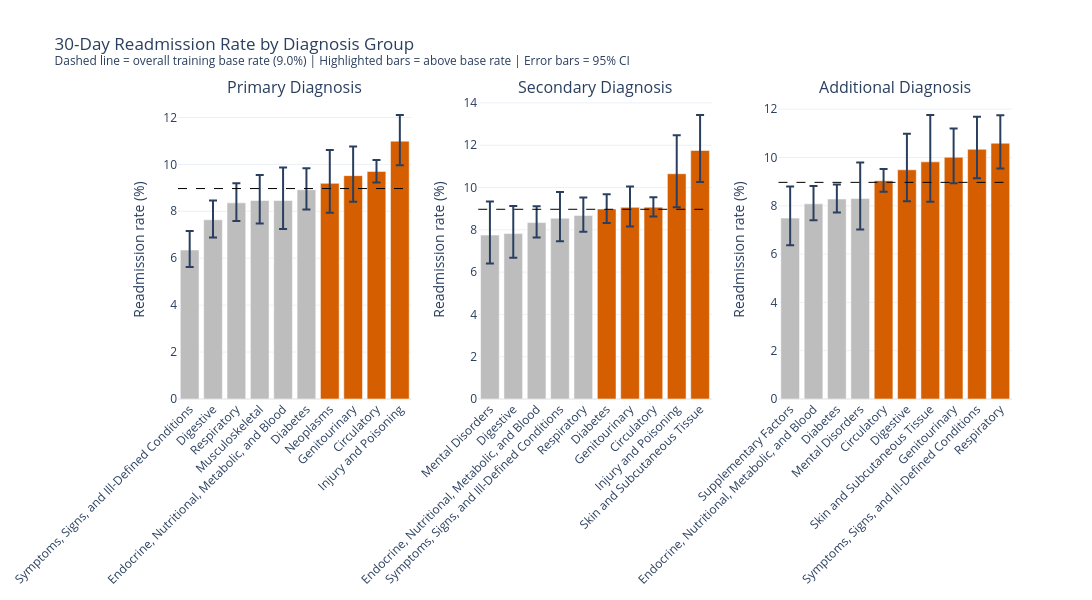

Notebook code for this chart:
### Markdown cell above
**Explanation / key finding:** Plots common categories with more than 200 observations and their confidence intervals. The display filters smaller groups, so it does not represent every category or constitute a fairness audit.

### Code cell
# Plot diag columns

fig = make_subplots(
    rows=1,
    cols=3,
    subplot_titles=[
        "Primary Diagnosis",
        "Secondary Diagnosis",
        "Additional Diagnosis"
    ],
    horizontal_spacing=0.08
)

for i, col in enumerate(diag_cols):

    # Get the 10 most common categories
    table = rate_table(col).head(10).reset_index()

    # Only show categories with more than 200 observations
    table = table[table["n"] > 200].copy()
    # Sort from highest to lowest readmission rate
    table = table.sort_values(
        "readmit_rate_pct",
        ascending=True
    ).reset_index(drop=True)

    # Calculate 95% Wilson confidence intervals
    ci = table.apply(
        lambda row: wilson_ci(
            row["positives"],
            row["n"]
        ),
        axis=1
    )

    table["ci_low"] = [x[0] for x in ci]
    table["ci_high"] = [x[1] for x in ci]

    # Error bar lengths
    table["error_low"] = (
        table["readmit_rate_pct"] - table["ci_low"]
    )

    table["error_high"] = (
        table["ci_high"] - table["readmit_rate_pct"]
    )

    # Highlight categories above base rate
    colors = [
        "#D55E00" if rate > base_rate else "#BDBDBD"
        for rate in table["readmit_rate_pct"]
    ]

    # Add bar chart
    fig.add_trace(
        go.Bar(
            x=table[col].astype(str),
            y=table["readmit_rate_pct"],
            marker_color=colors,

            error_y=dict(
                type="data",
                symmetric=False,
                array=table["error_high"],
                arrayminus=table["error_low"],
                visible=True
            ),

            customdata=np.stack(
                (
                    table["n"],
                    table["ci_low"],
                    table["ci_high"]
                ),
                axis=-1
            ),

            hovertemplate=(
                "Diagnosis: %{x}<br>"
                "N: %{customdata[0]:,.0f}<br>"
                "Readmission rate: %{y:.1f}%<br>"
                "95% CI: %{customdata[1]:.1f}%–%{customdata[2]:.1f}%"
                "<extra></extra>"
            ),

            showlegend=False
        ),
        row=1,
        col=i + 1
    )

    # Overall base rate
    fig.add_hline(
        y=base_rate,
        line_dash="dash",
        line_color="black",
        line_width=1,
        row=1,
        col=i + 1
    )

    fig.update_yaxes(
        title_text="Readmission rate (%)",
        row=1,
        col=i + 1
    )

    fig.update_xaxes(
        tickangle=-45,
        row=1,
        col=i + 1
    )


fig.update_layout(
    title=(
        "30-Day Readmission Rate by Diagnosis Group"
        f"<br><sup>Dashed line = overall training base rate ({base_rate:.1f}%) | "
        "Highlighted bars = above base rate | Error bars = 95% CI</sup>"
    ),
    template="plotly_white",
    height=600,
    width=1400
)

# Save as PNG
fig.write_image(
    "reports/figures/diagnosis_readmission_rates.png",
    width=1400,
    height=600,
    scale=2
)

fig.show()

### Figure 1 — Plotly figure (JSON) as saved in the notebook; plotly's stock layout.template omitted (floating-point values rounded to 4 significant figures)
{"data": [{"customdata": [[3843.0, 5.621, 7.165], [4400.0, 6.888, 8.459], [4596.0, 7.589, 9.19], [2791.0, 7.48, 9.546], [1737.0, 7.244, 9.865], [4047.0, 8.081, 9.838], [1795.0, 7.941, 10.62], [2374.0, 8.404, 10.77], [14890.0, 9.231, 10.18], [3276.0, 9.963, 12.11]], "error_y": {"array": [0.8146, 0.8186, 0.8303, 1.086, 1.405, 0.9178, 1.427, 1.247, 0.4815, 1.116], "arrayminus": [0.729, 0.7519, 0.7706, 0.9802, 1.216, 0.8395, 1.249, 1.116, 0.4691, 1.027], "symmetric": false, "type": "data", "visible": true}, "hovertemplate": "Diagnosis: %{x}<br>N: %{customdata[0]:,.0f}<br>Readmission rate: %{y:.1f}%<br>95% CI: %{customdata[1]:.1f}%–%{customdata[2]:.1f}%<extra></extra>", "marker": {"color": ["#BDBDBD", "#BDBDBD", "#BDBDBD", "#BDBDBD", "#BDBDBD", "#BDBDBD", "#D55E00", "#D55E00", "#D55E00", "#D55E00"]}, "showlegend": false, "type": "bar", "x": ["Symptoms, Signs, and Ill-Defined Conditions", "Digestive", "Respiratory", "Musculoskeletal", "Endocrine, Nutritional, Metabolic, and Blood", "Diabetes", "Neoplasms", "Genitourinary", "Circulatory", "Injury and Poisoning"], "xaxis": "x", "y": [6.35, 7.64, 8.36, 8.46, 8.46, 8.92, 9.19, 9.52, 9.7, 10.99], "yaxis": "y"}, {"customdata": [[1291.0, 6.41, 9.333], [1868.0, 6.683, 9.122], [5372.0, 7.63, 9.109], [2233.0, 7.463, 9.786], [4606.0, 7.905, 9.532], [6717.0, 8.317, 9.684], [3532.0, 8.157, 10.05], [15280.0, 8.626, 9.536], [1268.0, 9.066, 12.46], [1583.0, 10.26, 13.43]], "error_y": {"array": [1.583, 1.302, 0.769, 1.236, 0.8524, 0.7045, 0.9917, 0.4664, 1.815, 1.68], "arrayminus": [1.34, 1.137, 0.7104, 1.087, 0.7749, 0.6632, 0.9027, 0.4445, 1.584, 1.495], "symmetric": false, "type": "data", "visible": true}, "hovertemplate": "Diagnosis: %{x}<br>N: %{customdata[0]:,.0f}<br>Readmission rate: %{y:.1f}%<br>95% CI: %{customdata[1]:.1f}%–%{customdata[2]:.1f}%<extra></extra>", "marker": {"color": ["#BDBDBD", "#BDBDBD", "#BDBDBD", "#BDBDBD", "#BDBDBD", "#D55E00", "#D55E00", "#D55E00", "#D55E00", "#D55E00"]}, "showlegend": false, "type": "bar", "x": ["Mental Disorders", "Digestive", "Endocrine, Nutritional, Metabolic, and Blood", "Symptoms, Signs, and Ill-Defined Conditions", "Respiratory", "Diabetes", "Genitourinary", "Circulatory", "Injury and Poisoning", "Skin and Subcutaneous Tissue"], "xaxis": "x2", "y": [7.75, 7.82, 8.34, 8.55, 8.68, 8.98, 9.06, 9.07, 10.65, 11.75], "yaxis": "y2"}, {"customdata": [[1802.0, 6.365, 8.8], [5717.0, 7.402, 8.816], [8777.0, 7.724, 8.878], [1530.0, 7.02, 9.79], [14320.0, 8.583, 9.522], [1696.0, 8.188, 10.98], [1059.0, 8.171, 11.76], [2698.0, 8.931, 11.2], [2185.0, 9.135, 11.69], [2983.0, 9.539, 11.75]], "error_y": {"array": [1.31, 0.7361, 0.5981, 1.49, 0.4821, 1.491, 1.941, 1.187, 1.351, 1.159], "arrayminus": [1.125, 0.6775, 0.5555, 1.28, 0.4573, 1.302, 1.649, 1.079, 1.205, 1.051], "symmetric": false, "type": "data", "visible": true}, "hovertemplate": "Diagnosis: %{x}<br>N: %{customdata[0]:,.0f}<br>Readmission rate: %{y:.1f}%<br>95% CI: %{customdata[1]:.1f}%–%{customdata[2]:.1f}%<extra></extra>", "marker": {"color": ["#BDBDBD", "#BDBDBD", "#BDBDBD", "#BDBDBD", "#D55E00", "#D55E00", "#D55E00", "#D55E00", "#D55E00", "#D55E00"]}, "showlegend": false, "type": "bar", "x": ["Supplementary Factors", "Endocrine, Nutritional, Metabolic, and Blood", "Diabetes", "Mental Disorders", "Circulatory", "Digestive", "Skin and Subcutaneous Tissue", "Genitourinary", "Symptoms, Signs, and Ill-Defined Conditions", "Respiratory"], "xaxis": "x3", "y": [7.49, 8.08, 8.28, 8.3, 9.04, 9.49, 9.82, 10.01, 10.34, 10.59], "yaxis": "y3"}], "layout": {"annotations": [{"font": {"size": 16}, "showarrow": false, "text": "Primary Diagnosis", "x": 0.14, "xanchor": "center", "xref": "paper", "y": 1, "yanchor": "bottom", "yref": "paper"}, {"font": {"size": 16}, "showarrow": false, "text": "Secondary Diagnosis", "x": 0.5, "xanchor": "center", "xref": "paper", "y": 1, "yanchor": "bottom", "yref": "paper"}, {"font": {"size": 16}, "showarrow": false, "text": "Additional Diagnosis", "x": 0.86, "xanchor": "center", "xref": "paper", "y": 1, "yanchor": "bottom", "yref": "paper"}], "height": 600, "shapes": [{"line": {"color": "black", "dash": "dash", "width": 1}, "type": "line", "x0": 0, "x1": 1, "xref": "x domain", "y0": 8.969, "y1": 8.969, "yref": "y"}, {"line": {"color": "black", "dash": "dash", "width": 1}, "type": "line", "x0": 0, "x1": 1, "xref": "x2 domain", "y0": 8.969, "y1": 8.969, "yref": "y2"}, {"line": {"color": "black", "dash": "dash", "width": 1}, "type": "line", "x0": 0, "x1": 1, "xref": "x3 domain", "y0": 8.969, "y1": 8.969, "yref": "y3"}], "title": {"text": "30-Day Readmission Rate by Diagnosis Group<br><sup>Dashed line = overall training base rate (9.0%) | Highlighted bars = above base rate | Error bars = 95% CI</sup>"}, "width": 1400, "xaxis": {"anchor": "y", "domain": [0, 0.28], "tickangle": -45}, "xaxis2": {"anchor": "y2", "domain": [0.36, 0.64], "tickangle": -45}, "xaxis3": {"anchor": "y3", "domain": [0.72, 1], "tickangle": -45}, "yaxis": {"anchor": "x", "domain": [0, 1], "title": {"text": "Readmission rate (%)"}}, "yaxis2": {"anchor": "x2", "domain": [0, 1], "title": {"text": "Readmission rate (%)"}}, "yaxis3": {"anchor": "x3", "domain": [0, 1], "title": {"text": "Readmission rate (%)"}}}}
